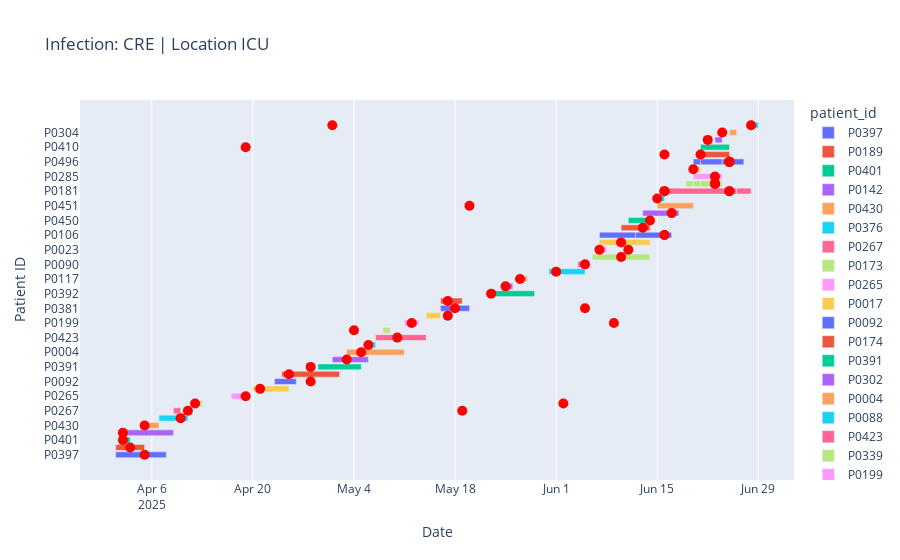

The notebook cell this image was saved under:
### Code cell
import plotly.express as px
import plotly.graph_objects as go

def plot_patient_stays_with_tests(df, infection, location):
    # Filter
    filtered = df[(df['infection'] == infection) & (df['location'] == location)].copy()
    filtered.sort_values("ward_in_time", inplace=True)
    
    # Create GANTT bars
    fig = px.timeline(
    filtered,
    x_start="ward_in_time",
    x_end="ward_out_time",
    y="patient_id",
    color="patient_id",
    title=f"Infection: {infection} | Location {location}",
    )
    
    fig.update_yaxes(autorange="reversed") # earliest patient first
    
    # Add dots for test collection dates
    for _, row in filtered.iterrows():
        fig.add_trace(go.Scatter(
            x=[row['collection_date']],
            y=[row['patient_id']],
            mode='markers',
            marker=dict(color='red', size=10),
            name='Positive Test',
            showlegend=False,
        ))
        
    fig.update_layout(
        xaxis_title="Date",
        yaxis_title="Patient ID",
        height=400 + 40 * len(filtered),
    )
    
    fig.show()

plot_patient_stays_with_tests(df, infection="CRE", location="ICU")

### Figure 1 — Plotly figure (JSON) as saved in the notebook; plotly's stock layout.template omitted (floating-point values rounded to 4 significant figures)
{"data": [{"alignmentgroup": "True", "base": ["2025-04-01T00:00:00"], "hovertemplate": "patient_id=%{y}<br>ward_in_time=%{base}<br>ward_out_time=%{x}<extra></extra>", "legendgroup": "P0397", "marker": {"color": "#636efa", "pattern": {"shape": ""}}, "name": "P0397", "offsetgroup": "P0397", "orientation": "h", "showlegend": true, "textposition": "auto", "type": "bar", "x": [604800000], "xaxis": "x", "y": ["P0397"], "yaxis": "y"}, {"alignmentgroup": "True", "base": ["2025-04-01T00:00:00"], "hovertemplate": "patient_id=%{y}<br>ward_in_time=%{base}<br>ward_out_time=%{x}<extra></extra>", "legendgroup": "P0189", "marker": {"color": "#EF553B", "pattern": {"shape": ""}}, "name": "P0189", "offsetgroup": "P0189", "orientation": "h", "showlegend": true, "textposition": "auto", "type": "bar", "x": [345600000], "xaxis": "x", "y": ["P0189"], "yaxis": "y"}, {"alignmentgroup": "True", "base": ["2025-04-02T00:00:00"], "hovertemplate": "patient_id=%{y}<br>ward_in_time=%{base}<br>ward_out_time=%{x}<extra></extra>", "legendgroup": "P0401", "marker": {"color": "#00cc96", "pattern": {"shape": ""}}, "name": "P0401", "offsetgroup": "P0401", "orientation": "h", "showlegend": true, "textposition": "auto", "type": "bar", "x": [86400000], "xaxis": "x", "y": ["P0401"], "yaxis": "y"}, {"alignmentgroup": "True", "base": ["2025-04-02T00:00:00"], "hovertemplate": "patient_id=%{y}<br>ward_in_time=%{base}<br>ward_out_time=%{x}<extra></extra>", "legendgroup": "P0142", "marker": {"color": "#ab63fa", "pattern": {"shape": ""}}, "name": "P0142", "offsetgroup": "P0142", "orientation": "h", "showlegend": true, "textposition": "auto", "type": "bar", "x": [604800000], "xaxis": "x", "y": ["P0142"], "yaxis": "y"}, {"alignmentgroup": "True", "base": ["2025-04-05T00:00:00"], "hovertemplate": "patient_id=%{y}<br>ward_in_time=%{base}<br>ward_out_time=%{x}<extra></extra>", "legendgroup": "P0430", "marker": {"color": "#FFA15A", "pattern": {"shape": ""}}, "name": "P0430", "offsetgroup": "P0430", "orientation": "h", "showlegend": true, "textposition": "auto", "type": "bar", "x": [172800000], "xaxis": "x", "y": ["P0430"], "yaxis": "y"}, {"alignmentgroup": "True", "base": ["2025-04-07T00:00:00"], "hovertemplate": "patient_id=%{y}<br>ward_in_time=%{base}<br>ward_out_time=%{x}<extra></extra>", "legendgroup": "P0376", "marker": {"color": "#19d3f3", "pattern": {"shape": ""}}, "name": "P0376", "offsetgroup": "P0376", "orientation": "h", "showlegend": true, "textposition": "auto", "type": "bar", "x": [345600000], "xaxis": "x", "y": ["P0376"], "yaxis": "y"}, {"alignmentgroup": "True", "base": ["2025-04-09T00:00:00", "2025-04-09T00:00:00"], "hovertemplate": "patient_id=%{y}<br>ward_in_time=%{base}<br>ward_out_time=%{x}<extra></extra>", "legendgroup": "P0267", "marker": {"color": "#FF6692", "pattern": {"shape": ""}}, "name": "P0267", "offsetgroup": "P0267", "orientation": "h", "showlegend": true, "textposition": "auto", "type": "bar", "x": [86400000, 86400000], "xaxis": "x", "y": ["P0267", "P0267"], "yaxis": "y"}, {"alignmentgroup": "True", "base": ["2025-04-12T00:00:00", "2025-04-12T00:00:00"], "hovertemplate": "patient_id=%{y}<br>ward_in_time=%{base}<br>ward_out_time=%{x}<extra></extra>", "legendgroup": "P0173", "marker": {"color": "#B6E880", "pattern": {"shape": ""}}, "name": "P0173", "offsetgroup": "P0173", "orientation": "h", "showlegend": true, "textposition": "auto", "type": "bar", "x": [86400000, 86400000], "xaxis": "x", "y": ["P0173", "P0173"], "yaxis": "y"}, {"alignmentgroup": "True", "base": ["2025-04-17T00:00:00"], "hovertemplate": "patient_id=%{y}<br>ward_in_time=%{base}<br>ward_out_time=%{x}<extra></extra>", "legendgroup": "P0265", "marker": {"color": "#FF97FF", "pattern": {"shape": ""}}, "name": "P0265", "offsetgroup": "P0265", "orientation": "h", "showlegend": true, "textposition": "auto", "type": "bar", "x": [172800000], "xaxis": "x", "y": ["P0265"], "yaxis": "y"}, {"alignmentgroup": "True", "base": ["2025-04-20T00:00:00"], "hovertemplate": "patient_id=%{y}<br>ward_in_time=%{base}<br>ward_out_time=%{x}<extra></extra>", "legendgroup": "P0017", "marker": {"color": "#FECB52", "pattern": {"shape": ""}}, "name": "P0017", "offsetgroup": "P0017", "orientation": "h", "showlegend": true, "textposition": "auto", "type": "bar", "x": [432000000], "xaxis": "x", "y": ["P0017"], "yaxis": "y"}, {"alignmentgroup": "True", "base": ["2025-04-23T00:00:00"], "hovertemplate": "patient_id=%{y}<br>ward_in_time=%{base}<br>ward_out_time=%{x}<extra></extra>", "legendgroup": "P0092", "marker": {"color": "#636efa", "pattern": {"shape": ""}}, "name": "P0092", "offsetgroup": "P0092", "orientation": "h", "showlegend": true, "textposition": "auto", "type": "bar", "x": [259200000], "xaxis": "x", "y": ["P0092"], "yaxis": "y"}, {"alignmentgroup": "True", "base": ["2025-04-24T00:00:00"], "hovertemplate": "patient_id=%{y}<br>ward_in_time=%{base}<br>ward_out_time=%{x}<extra></extra>", "legendgroup": "P0174", "marker": {"color": "#EF553B", "pattern": {"shape": ""}}, "name": "P0174", "offsetgroup": "P0174", "orientation": "h", "showlegend": true, "textposition": "auto", "type": "bar", "x": [691200000], "xaxis": "x", "y": ["P0174"], "yaxis": "y"}, {"alignmentgroup": "True", "base": ["2025-04-29T00:00:00"], "hovertemplate": "patient_id=%{y}<br>ward_in_time=%{base}<br>ward_out_time=%{x}<extra></extra>", "legendgroup": "P0391", "marker": {"color": "#00cc96", "pattern": {"shape": ""}}, "name": "P0391", "offsetgroup": "P0391", "orientation": "h", "showlegend": true, "textposition": "auto", "type": "bar", "x": [518400000], "xaxis": "x", "y": ["P0391"], "yaxis": "y"}, {"alignmentgroup": "True", "base": ["2025-05-01T00:00:00"], "hovertemplate": "patient_id=%{y}<br>ward_in_time=%{base}<br>ward_out_time=%{x}<extra></extra>", "legendgroup": "P0302", "marker": {"color": "#ab63fa", "pattern": {"shape": ""}}, "name": "P0302", "offsetgroup": "P0302", "orientation": "h", "showlegend": true, "textposition": "auto", "type": "bar", "x": [432000000], "xaxis": "x", "y": ["P0302"], "yaxis": "y"}, {"alignmentgroup": "True", "base": ["2025-05-03T00:00:00"], "hovertemplate": "patient_id=%{y}<br>ward_in_time=%{base}<br>ward_out_time=%{x}<extra></extra>", "legendgroup": "P0004", "marker": {"color": "#FFA15A", "pattern": {"shape": ""}}, "name": "P0004", "offsetgroup": "P0004", "orientation": "h", "showlegend": true, "textposition": "auto", "type": "bar", "x": [691200000], "xaxis": "x", "y": ["P0004"], "yaxis": "y"}, {"alignmentgroup": "True", "base": ["2025-05-06T00:00:00"], "hovertemplate": "patient_id=%{y}<br>ward_in_time=%{base}<br>ward_out_time=%{x}<extra></extra>", "legendgroup": "P0088", "marker": {"color": "#19d3f3", "pattern": {"shape": ""}}, "name": "P0088", "offsetgroup": "P0088", "orientation": "h", "showlegend": true, "textposition": "auto", "type": "bar", "x": [86400000], "xaxis": "x", "y": ["P0088"], "yaxis": "y"}, {"alignmentgroup": "True", "base": ["2025-05-07T00:00:00"], "hovertemplate": "patient_id=%{y}<br>ward_in_time=%{base}<br>ward_out_time=%{x}<extra></extra>", "legendgroup": "P0423", "marker": {"color": "#FF6692", "pattern": {"shape": ""}}, "name": "P0423", "offsetgroup": "P0423", "orientation": "h", "showlegend": true, "textposition": "auto", "type": "bar", "x": [604800000], "xaxis": "x", "y": ["P0423"], "yaxis": "y"}, {"alignmentgroup": "True", "base": ["2025-05-08T00:00:00"], "hovertemplate": "patient_id=%{y}<br>ward_in_time=%{base}<br>ward_out_time=%{x}<extra></extra>", "legendgroup": "P0339", "marker": {"color": "#B6E880", "pattern": {"shape": ""}}, "name": "P0339", "offsetgroup": "P0339", "orientation": "h", "showlegend": true, "textposition": "auto", "type": "bar", "x": [86400000], "xaxis": "x", "y": ["P0339"], "yaxis": "y"}, {"alignmentgroup": "True", "base": ["2025-05-11T00:00:00", "2025-05-11T00:00:00"], "hovertemplate": "patient_id=%{y}<br>ward_in_time=%{base}<br>ward_out_time=%{x}<extra></extra>", "legendgroup": "P0199", "marker": {"color": "#FF97FF", "pattern": {"shape": ""}}, "name": "P0199", "offsetgroup": "P0199", "orientation": "h", "showlegend": true, "textposition": "auto", "type": "bar", "x": [172800000, 172800000], "xaxis": "x", "y": ["P0199", "P0199"], "yaxis": "y"}, {"alignmentgroup": "True", "base": ["2025-05-14T00:00:00"], "hovertemplate": "patient_id=%{y}<br>ward_in_time=%{base}<br>ward_out_time=%{x}<extra></extra>", "legendgroup": "P0325", "marker": {"color": "#FECB52", "pattern": {"shape": ""}}, "name": "P0325", "offsetgroup": "P0325", "orientation": "h", "showlegend": true, "textposition": "auto", "type": "bar", "x": [172800000], "xaxis": "x", "y": ["P0325"], "yaxis": "y"}, {"alignmentgroup": "True", "base": ["2025-05-16T00:00:00", "2025-05-16T00:00:00"], "hovertemplate": "patient_id=%{y}<br>ward_in_time=%{base}<br>ward_out_time=%{x}<extra></extra>", "legendgroup": "P0381", "marker": {"color": "#636efa", "pattern": {"shape": ""}}, "name": "P0381", "offsetgroup": "P0381", "orientation": "h", "showlegend": true, "textposition": "auto", "type": "bar", "x": [345600000, 345600000], "xaxis": "x", "y": ["P0381", "P0381"], "yaxis": "y"}, {"alignmentgroup": "True", "base": ["2025-05-16T00:00:00"], "hovertemplate": "patient_id=%{y}<br>ward_in_time=%{base}<br>ward_out_time=%{x}<extra></extra>", "legendgroup": "P0463", "marker": {"color": "#EF553B", "pattern": {"shape": ""}}, "name": "P0463", "offsetgroup": "P0463", "orientation": "h", "showlegend": true, "textposition": "auto", "type": "bar", "x": [259200000], "xaxis": "x", "y": ["P0463"], "yaxis": "y"}, {"alignmentgroup": "True", "base": ["2025-05-23T00:00:00"], "hovertemplate": "patient_id=%{y}<br>ward_in_time=%{base}<br>ward_out_time=%{x}<extra></extra>", "legendgroup": "P0392", "marker": {"color": "#00cc96", "pattern": {"shape": ""}}, "name": "P0392", "offsetgroup": "P0392", "orientation": "h", "showlegend": true, "textposition": "auto", "type": "bar", "x": [518400000], "xaxis": "x", "y": ["P0392"], "yaxis": "y"}, {"alignmentgroup": "True", "base": ["2025-05-25T00:00:00"], "hovertemplate": "patient_id=%{y}<br>ward_in_time=%{base}<br>ward_out_time=%{x}<extra></extra>", "legendgroup": "P0387", "marker": {"color": "#ab63fa", "pattern": {"shape": ""}}, "name": "P0387", "offsetgroup": "P0387", "orientation": "h", "showlegend": true, "textposition": "auto", "type": "bar", "x": [86400000], "xaxis": "x", "y": ["P0387"], "yaxis": "y"}, {"alignmentgroup": "True", "base": ["2025-05-27T00:00:00"], "hovertemplate": "patient_id=%{y}<br>ward_in_time=%{base}<br>ward_out_time=%{x}<extra></extra>", "legendgroup": "P0117", "marker": {"color": "#FFA15A", "pattern": {"shape": ""}}, "name": "P0117", "offsetgroup": "P0117", "orientation": "h", "showlegend": true, "textposition": "auto", "type": "bar", "x": [86400000], "xaxis": "x", "y": ["P0117"], "yaxis": "y"}, {"alignmentgroup": "True", "base": ["2025-05-31T00:00:00"], "hovertemplate": "patient_id=%{y}<br>ward_in_time=%{base}<br>ward_out_time=%{x}<extra></extra>", "legendgroup": "P0460", "marker": {"color": "#19d3f3", "pattern": {"shape": ""}}, "name": "P0460", "offsetgroup": "P0460", "orientation": "h", "showlegend": true, "textposition": "auto", "type": "bar", "x": [432000000], "xaxis": "x", "y": ["P0460"], "yaxis": "y"}, {"alignmentgroup": "True", "base": ["2025-06-04T00:00:00"], "hovertemplate": "patient_id=%{y}<br>ward_in_time=%{base}<br>ward_out_time=%{x}<extra></extra>", "legendgroup": "P0090", "marker": {"color": "#FF6692", "pattern": {"shape": ""}}, "name": "P0090", "offsetgroup": "P0090", "orientation": "h", "showlegend": true, "textposition": "auto", "type": "bar", "x": [86400000], "xaxis": "x", "y": ["P0090"], "yaxis": "y"}, {"alignmentgroup": "True", "base": ["2025-06-06T00:00:00"], "hovertemplate": "patient_id=%{y}<br>ward_in_time=%{base}<br>ward_out_time=%{x}<extra></extra>", "legendgroup": "P0360", "marker": {"color": "#B6E880", "pattern": {"shape": ""}}, "name": "P0360", "offsetgroup": "P0360", "orientation": "h", "showlegend": true, "textposition": "auto", "type": "bar", "x": [691200000], "xaxis": "x", "y": ["P0360"], "yaxis": "y"}, {"alignmentgroup": "True", "base": ["2025-06-07T00:00:00", "2025-06-07T00:00:00"], "hovertemplate": "patient_id=%{y}<br>ward_in_time=%{base}<br>ward_out_time=%{x}<extra></extra>", "legendgroup": "P0023", "marker": {"color": "#FF97FF", "pattern": {"shape": ""}}, "name": "P0023", "offsetgroup": "P0023", "orientation": "h", "showlegend": true, "textposition": "auto", "type": "bar", "x": [86400000, 86400000], "xaxis": "x", "y": ["P0023", "P0023"], "yaxis": "y"}, {"alignmentgroup": "True", "base": ["2025-06-07T00:00:00"], "hovertemplate": "patient_id=%{y}<br>ward_in_time=%{base}<br>ward_out_time=%{x}<extra></extra>", "legendgroup": "P0251", "marker": {"color": "#FECB52", "pattern": {"shape": ""}}, "name": "P0251", "offsetgroup": "P0251", "orientation": "h", "showlegend": true, "textposition": "auto", "type": "bar", "x": [604800000], "xaxis": "x", "y": ["P0251"], "yaxis": "y"}, {"alignmentgroup": "True", "base": ["2025-06-07T00:00:00", "2025-06-12T00:00:00"], "hovertemplate": "patient_id=%{y}<br>ward_in_time=%{base}<br>ward_out_time=%{x}<extra></extra>", "legendgroup": "P0106", "marker": {"color": "#636efa", "pattern": {"shape": ""}}, "name": "P0106", "offsetgroup": "P0106", "orientation": "h", "showlegend": true, "textposition": "auto", "type": "bar", "x": [432000000, 432000000], "xaxis": "x", "y": ["P0106", "P0106"], "yaxis": "y"}, {"alignmentgroup": "True", "base": ["2025-06-10T00:00:00"], "hovertemplate": "patient_id=%{y}<br>ward_in_time=%{base}<br>ward_out_time=%{x}<extra></extra>", "legendgroup": "P0193", "marker": {"color": "#EF553B", "pattern": {"shape": ""}}, "name": "P0193", "offsetgroup": "P0193", "orientation": "h", "showlegend": true, "textposition": "auto", "type": "bar", "x": [345600000], "xaxis": "x", "y": ["P0193"], "yaxis": "y"}, {"alignmentgroup": "True", "base": ["2025-06-11T00:00:00"], "hovertemplate": "patient_id=%{y}<br>ward_in_time=%{base}<br>ward_out_time=%{x}<extra></extra>", "legendgroup": "P0450", "marker": {"color": "#00cc96", "pattern": {"shape": ""}}, "name": "P0450", "offsetgroup": "P0450", "orientation": "h", "showlegend": true, "textposition": "auto", "type": "bar", "x": [259200000], "xaxis": "x", "y": ["P0450"], "yaxis": "y"}, {"alignmentgroup": "True", "base": ["2025-06-13T00:00:00"], "hovertemplate": "patient_id=%{y}<br>ward_in_time=%{base}<br>ward_out_time=%{x}<extra></extra>", "legendgroup": "P0121", "marker": {"color": "#ab63fa", "pattern": {"shape": ""}}, "name": "P0121", "offsetgroup": "P0121", "orientation": "h", "showlegend": true, "textposition": "auto", "type": "bar", "x": [432000000], "xaxis": "x", "y": ["P0121"], "yaxis": "y"}, {"alignmentgroup": "True", "base": ["2025-06-15T00:00:00"], "hovertemplate": "patient_id=%{y}<br>ward_in_time=%{base}<br>ward_out_time=%{x}<extra></extra>", "legendgroup": "P0451", "marker": {"color": "#FFA15A", "pattern": {"shape": ""}}, "name": "P0451", "offsetgroup": "P0451", "orientation": "h", "showlegend": true, "textposition": "auto", "type": "bar", "x": [432000000], "xaxis": "x", "y": ["P0451"], "yaxis": "y"}, {"alignmentgroup": "True", "base": ["2025-06-15T00:00:00"], "hovertemplate": "patient_id=%{y}<br>ward_in_time=%{base}<br>ward_out_time=%{x}<extra></extra>", "legendgroup": "P0499", "marker": {"color": "#19d3f3", "pattern": {"shape": ""}}, "name": "P0499", "offsetgroup": "P0499", "orientation": "h", "showlegend": true, "textposition": "auto", "type": "bar", "x": [86400000], "xaxis": "x", "y": ["P0499"], "yaxis": "y"}, {"alignmentgroup": "True", "base": ["2025-06-16T00:00:00", "2025-06-16T00:00:00", "2025-06-26T00:00:00", "2025-06-26T00:00:00"], "hovertemplate": "patient_id=%{y}<br>ward_in_time=%{base}<br>ward_out_time=%{x}<extra></extra>", "legendgroup": "P0181", "marker": {"color": "#FF6692", "pattern": {"shape": ""}}, "name": "P0181", "offsetgroup": "P0181", "orientation": "h", "showlegend": true, "textposition": "auto", "type": "bar", "x": [864000000, 864000000, 172800000, 172800000], "xaxis": "x", "y": ["P0181", "P0181", "P0181", "P0181"], "yaxis": "y"}, {"alignmentgroup": "True", "base": ["2025-06-19T00:00:00", "2025-06-20T00:00:00", "2025-06-21T00:00:00"], "hovertemplate": "patient_id=%{y}<br>ward_in_time=%{base}<br>ward_out_time=%{x}<extra></extra>", "legendgroup": "P0449", "marker": {"color": "#B6E880", "pattern": {"shape": ""}}, "name": "P0449", "offsetgroup": "P0449", "orientation": "h", "showlegend": true, "textposition": "auto", "type": "bar", "x": [86400000, 86400000, 259200000], "xaxis": "x", "y": ["P0449", "P0449", "P0449"], "yaxis": "y"}, {"alignmentgroup": "True", "base": ["2025-06-20T00:00:00"], "hovertemplate": "patient_id=%{y}<br>ward_in_time=%{base}<br>ward_out_time=%{x}<extra></extra>", "legendgroup": "P0285", "marker": {"color": "#FF97FF", "pattern": {"shape": ""}}, "name": "P0285", "offsetgroup": "P0285", "orientation": "h", "showlegend": true, "textposition": "auto", "type": "bar", "x": [345600000], "xaxis": "x", "y": ["P0285"], "yaxis": "y"}, {"alignmentgroup": "True", "base": ["2025-06-20T00:00:00"], "hovertemplate": "patient_id=%{y}<br>ward_in_time=%{base}<br>ward_out_time=%{x}<extra></extra>", "legendgroup": "P0164", "marker": {"color": "#FECB52", "pattern": {"shape": ""}}, "name": "P0164", "offsetgroup": "P0164", "orientation": "h", "showlegend": true, "textposition": "auto", "type": "bar", "x": [86400000], "xaxis": "x", "y": ["P0164"], "yaxis": "y"}, {"alignmentgroup": "True", "base": ["2025-06-20T00:00:00", "2025-06-21T00:00:00", "2025-06-24T00:00:00"], "hovertemplate": "patient_id=%{y}<br>ward_in_time=%{base}<br>ward_out_time=%{x}<extra></extra>", "legendgroup": "P0496", "marker": {"color": "#636efa", "pattern": {"shape": ""}}, "name": "P0496", "offsetgroup": "P0496", "orientation": "h", "showlegend": true, "textposition": "auto", "type": "bar", "x": [86400000, 259200000, 259200000], "xaxis": "x", "y": ["P0496", "P0496", "P0496"], "yaxis": "y"}, {"alignmentgroup": "True", "base": ["2025-06-21T00:00:00", "2025-06-21T00:00:00"], "hovertemplate": "patient_id=%{y}<br>ward_in_time=%{base}<br>ward_out_time=%{x}<extra></extra>", "legendgroup": "P0252", "marker": {"color": "#EF553B", "pattern": {"shape": ""}}, "name": "P0252", "offsetgroup": "P0252", "orientation": "h", "showlegend": true, "textposition": "auto", "type": "bar", "x": [345600000, 345600000], "xaxis": "x", "y": ["P0252", "P0252"], "yaxis": "y"}, {"alignmentgroup": "True", "base": ["2025-06-21T00:00:00"], "hovertemplate": "patient_id=%{y}<br>ward_in_time=%{base}<br>ward_out_time=%{x}<extra></extra>", "legendgroup": "P0410", "marker": {"color": "#00cc96", "pattern": {"shape": ""}}, "name": "P0410", "offsetgroup": "P0410", "orientation": "h", "showlegend": true, "textposition": "auto", "type": "bar", "x": [345600000], "xaxis": "x", "y": ["P0410"], "yaxis": "y"}, {"alignmentgroup": "True", "base": ["2025-06-23T00:00:00"], "hovertemplate": "patient_id=%{y}<br>ward_in_time=%{base}<br>ward_out_time=%{x}<extra></extra>", "legendgroup": "P0028", "marker": {"color": "#ab63fa", "pattern": {"shape": ""}}, "name": "P0028", "offsetgroup": "P0028", "orientation": "h", "showlegend": true, "textposition": "auto", "type": "bar", "x": [86400000], "xaxis": "x", "y": ["P0028"], "yaxis": "y"}, {"alignmentgroup": "True", "base": ["2025-06-25T00:00:00"], "hovertemplate": "patient_id=%{y}<br>ward_in_time=%{base}<br>ward_out_time=%{x}<extra></extra>", "legendgroup": "P0304", "marker": {"color": "#FFA15A", "pattern": {"shape": ""}}, "name": "P0304", "offsetgroup": "P0304", "orientation": "h", "showlegend": true, "textposition": "auto", "type": "bar", "x": [86400000], "xaxis": "x", "y": ["P0304"], "yaxis": "y"}, {"alignmentgroup": "True", "base": ["2025-06-28T00:00:00", "2025-06-28T00:00:00"], "hovertemplate": "patient_id=%{y}<br>ward_in_time=%{base}<br>ward_out_time=%{x}<extra></extra>", "legendgroup": "P0147", "marker": {"color": "#19d3f3", "pattern": {"shape": ""}}, "name": "P0147", "offsetgroup": "P0147", "orientation": "h", "showlegend": true, "textposition": "auto", "type": "bar", "x": [86400000, 86400000], "xaxis": "x", "y": ["P0147", "P0147"], "yaxis": "y"}, {"marker": {"color": "red", "size": 10}, "mode": "markers", "name": "Positive Test", "showlegend": false, "type": "scatter", "x": ["2025-04-05T00:00:00"], "y": ["P0397"]}, {"marker": {"color": "red", "size": 10}, "mode": "markers", "name": "Positive Test", "showlegend": false, "type": "scatter", "x": ["2025-04-03T00:00:00"], "y": ["P0189"]}, {"marker": {"color": "red", "size": 10}, "mode": "markers", "name": "Positive Test", "showlegend": false, "type": "scatter", "x": ["2025-04-02T00:00:00"], "y": ["P0401"]}, {"marker": {"color": "red", "size": 10}, "mode": "markers", "name": "Positive Test", "showlegend": false, "type": "scatter", "x": ["2025-04-02T00:00:00"], "y": ["P0142"]}, {"marker": {"color": "red", "size": 10}, "mode": "markers", "name": "Positive Test", "showlegend": false, "type": "scatter", "x": ["2025-04-05T00:00:00"], "y": ["P0430"]}, {"marker": {"color": "red", "size": 10}, "mode": "markers", "name": "Positive Test", "showlegend": false, "type": "scatter", "x": ["2025-04-10T00:00:00"], "y": ["P0376"]}, {"marker": {"color": "red", "size": 10}, "mode": "markers", "name": "Positive Test", "showlegend": false, "type": "scatter", "x": ["2025-05-19T00:00:00"], "y": ["P0267"]}, {"marker": {"color": "red", "size": 10}, "mode": "markers", "name": "Positive Test", "showlegend": false, "type": "scatter", "x": ["2025-04-11T00:00:00"], "y": ["P0267"]}, {"marker": {"color": "red", "size": 10}, "mode": "markers", "name": "Positive Test", "showlegend": false, "type": "scatter", "x": ["2025-06-02T00:00:00"], "y": ["P0173"]}, {"marker": {"color": "red", "size": 10}, "mode": "markers", "name": "Positive Test", "showlegend": false, "type": "scatter", "x": ["2025-04-12T00:00:00"], "y": ["P0173"]}, {"marker": {"color": "red", "size": 10}, "mode": "markers", "name": "Positive Test", "showlegend": false, "type": "scatter", "x": ["2025-04-19T00:00:00"], "y": ["P0265"]}, {"marker": {"color": "red", "size": 10}, "mode": "markers", "name": "Positive Test", "showlegend": false, "type": "scatter", "x": ["2025-04-21T00:00:00"], "y": ["P0017"]}, {"marker": {"color": "red", "size": 10}, "mode": "markers", "name": "Positive Test", "showlegend": false, "type": "scatter", "x": ["2025-04-28T00:00:00"], "y": ["P0092"]}, {"marker": {"color": "red", "size": 10}, "mode": "markers", "name": "Positive Test", "showlegend": false, "type": "scatter", "x": ["2025-04-25T00:00:00"], "y": ["P0174"]}, {"marker": {"color": "red", "size": 10}, "mode": "markers", "name": "Positive Test", "showlegend": false, "type": "scatter", "x": ["2025-04-28T00:00:00"], "y": ["P0391"]}, {"marker": {"color": "red", "size": 10}, "mode": "markers", "name": "Positive Test", "showlegend": false, "type": "scatter", "x": ["2025-05-03T00:00:00"], "y": ["P0302"]}, {"marker": {"color": "red", "size": 10}, "mode": "markers", "name": "Positive Test", "showlegend": false, "type": "scatter", "x": ["2025-05-05T00:00:00"], "y": ["P0004"]}, {"marker": {"color": "red", "size": 10}, "mode": "markers", "name": "Positive Test", "showlegend": false, "type": "scatter", "x": ["2025-05-06T00:00:00"], "y": ["P0088"]}, {"marker": {"color": "red", "size": 10}, "mode": "markers", "name": "Positive Test", "showlegend": false, "type": "scatter", "x": ["2025-05-10T00:00:00"], "y": ["P0423"]}, {"marker": {"color": "red", "size": 10}, "mode": "markers", "name": "Positive Test", "showlegend": false, "type": "scatter", "x": ["2025-05-04T00:00:00"], "y": ["P0339"]}, {"marker": {"color": "red", "size": 10}, "mode": "markers", "name": "Positive Test", "showlegend": false, "type": "scatter", "x": ["2025-06-09T00:00:00"], "y": ["P0199"]}, {"marker": {"color": "red", "size": 10}, "mode": "markers", "name": "Positive Test", "showlegend": false, "type": "scatter", "x": ["2025-05-12T00:00:00"], "y": ["P0199"]}, {"marker": {"color": "red", "size": 10}, "mode": "markers", "name": "Positive Test", "showlegend": false, "type": "scatter", "x": ["2025-05-17T00:00:00"], "y": ["P0325"]}, {"marker": {"color": "red", "size": 10}, "mode": "markers", "name": "Positive Test", "showlegend": false, "type": "scatter", "x": ["2025-06-05T00:00:00"], "y": ["P0381"]}, {"marker": {"color": "red", "size": 10}, "mode": "markers", "name": "Positive Test", "showlegend": false, "type": "scatter", "x": ["2025-05-18T00:00:00"], "y": ["P0381"]}, {"marker": {"color": "red", "size": 10}, "mode": "markers", "name": "Positive Test", "showlegend": false, "type": "scatter", "x": ["2025-05-17T00:00:00"], "y": ["P0463"]}, {"marker": {"color": "red", "size": 10}, "mode": "markers", "name": "Positive Test", "showlegend": false, "type": "scatter", "x": ["2025-05-23T00:00:00"], "y": ["P0392"]}, {"marker": {"color": "red", "size": 10}, "mode": "markers", "name": "Positive Test", "showlegend": false, "type": "scatter", "x": ["2025-05-25T00:00:00"], "y": ["P0387"]}, {"marker": {"color": "red", "size": 10}, "mode": "markers", "name": "Positive Test", "showlegend": false, "type": "scatter", "x": ["2025-05-27T00:00:00"], "y": ["P0117"]}, {"marker": {"color": "red", "size": 10}, "mode": "markers", "name": "Positive Test", "showlegend": false, "type": "scatter", "x": ["2025-06-01T00:00:00"], "y": ["P0460"]}, {"marker": {"color": "red", "size": 10}, "mode": "markers", "name": "Positive Test", "showlegend": false, "type": "scatter", "x": ["2025-06-05T00:00:00"], "y": ["P0090"]}, {"marker": {"color": "red", "size": 10}, "mode": "markers", "name": "Positive Test", "showlegend": false, "type": "scatter", "x": ["2025-06-10T00:00:00"], "y": ["P0360"]}, {"marker": {"color": "red", "size": 10}, "mode": "markers", "name": "Positive Test", "showlegend": false, "type": "scatter", "x": ["2025-06-07T00:00:00"], "y": ["P0023"]}, {"marker": {"color": "red", "size": 10}, "mode": "markers", "name": "Positive Test", "showlegend": false, "type": "scatter", "x": ["2025-06-10T00:00:00"], "y": ["P0251"]}, {"marker": {"color": "red", "size": 10}, "mode": "markers", "name": "Positive Test", "showlegend": false, "type": "scatter", "x": ["2025-06-11T00:00:00"], "y": ["P0023"]}, {"marker": {"color": "red", "size": 10}, "mode": "markers", "name": "Positive Test", "showlegend": false, "type": "scatter", "x": ["2025-06-16T00:00:00"], "y": ["P0106"]}, {"marker": {"color": "red", "size": 10}, "mode": "markers", "name": "Positive Test", "showlegend": false, "type": "scatter", "x": ["2025-06-13T00:00:00"], "y": ["P0193"]}, {"marker": {"color": "red", "size": 10}, "mode": "markers", "name": "Positive Test", "showlegend": false, "type": "scatter", "x": ["2025-06-14T00:00:00"], "y": ["P0450"]}, {"marker": {"color": "red", "size": 10}, "mode": "markers", "name": "Positive Test", "showlegend": false, "type": "scatter", "x": ["2025-06-16T00:00:00"], "y": ["P0106"]}, {"marker": {"color": "red", "size": 10}, "mode": "markers", "name": "Positive Test", "showlegend": false, "type": "scatter", "x": ["2025-06-17T00:00:00"], "y": ["P0121"]}, {"marker": {"color": "red", "size": 10}, "mode": "markers", "name": "Positive Test", "showlegend": false, "type": "scatter", "x": ["2025-05-20T00:00:00"], "y": ["P0451"]}, {"marker": {"color": "red", "size": 10}, "mode": "markers", "name": "Positive Test", "showlegend": false, "type": "scatter", "x": ["2025-06-15T00:00:00"], "y": ["P0499"]}, {"marker": {"color": "red", "size": 10}, "mode": "markers", "name": "Positive Test", "showlegend": false, "type": "scatter", "x": ["2025-06-25T00:00:00"], "y": ["P0181"]}, {"marker": {"color": "red", "size": 10}, "mode": "markers", "name": "Positive Test", "showlegend": false, "type": "scatter", "x": ["2025-06-16T00:00:00"], "y": ["P0181"]}, {"marker": {"color": "red", "size": 10}, "mode": "markers", "name": "Positive Test", "showlegend": false, "type": "scatter", "x": ["2025-06-23T00:00:00"], "y": ["P0449"]}, {"marker": {"color": "red", "size": 10}, "mode": "markers", "name": "Positive Test", "showlegend": false, "type": "scatter", "x": ["2025-06-23T00:00:00"], "y": ["P0449"]}, {"marker": {"color": "red", "size": 10}, "mode": "markers", "name": "Positive Test", "showlegend": false, "type": "scatter", "x": ["2025-06-23T00:00:00"], "y": ["P0285"]}, {"marker": {"color": "red", "size": 10}, "mode": "markers", "name": "Positive Test", "showlegend": false, "type": "scatter", "x": ["2025-06-20T00:00:00"], "y": ["P0164"]}, {"marker": {"color": "red", "size": 10}, "mode": "markers", "name": "Positive Test", "showlegend": false, "type": "scatter", "x": ["2025-06-25T00:00:00"], "y": ["P0496"]}, {"marker": {"color": "red", "size": 10}, "mode": "markers", "name": "Positive Test", "showlegend": false, "type": "scatter", "x": ["2025-06-21T00:00:00"], "y": ["P0252"]}, {"marker": {"color": "red", "size": 10}, "mode": "markers", "name": "Positive Test", "showlegend": false, "type": "scatter", "x": ["2025-04-19T00:00:00"], "y": ["P0410"]}, {"marker": {"color": "red", "size": 10}, "mode": "markers", "name": "Positive Test", "showlegend": false, "type": "scatter", "x": ["2025-06-16T00:00:00"], "y": ["P0252"]}, {"marker": {"color": "red", "size": 10}, "mode": "markers", "name": "Positive Test", "showlegend": false, "type": "scatter", "x": ["2025-06-25T00:00:00"], "y": ["P0496"]}, {"marker": {"color": "red", "size": 10}, "mode": "markers", "name": "Positive Test", "showlegend": false, "type": "scatter", "x": ["2025-06-23T00:00:00"], "y": ["P0449"]}, {"marker": {"color": "red", "size": 10}, "mode": "markers", "name": "Positive Test", "showlegend": false, "type": "scatter", "x": ["2025-06-22T00:00:00"], "y": ["P0028"]}, {"marker": {"color": "red", "size": 10}, "mode": "markers", "name": "Positive Test", "showlegend": false, "type": "scatter", "x": ["2025-06-25T00:00:00"], "y": ["P0496"]}, {"marker": {"color": "red", "size": 10}, "mode": "markers", "name": "Positive Test", "showlegend": false, "type": "scatter", "x": ["2025-06-24T00:00:00"], "y": ["P0304"]}, {"marker": {"color": "red", "size": 10}, "mode": "markers", "name": "Positive Test", "showlegend": false, "type": "scatter", "x": ["2025-06-16T00:00:00"], "y": ["P0181"]}, {"marker": {"color": "red", "size": 10}, "mode": "markers", "name": "Positive Test", "showlegend": false, "type": "scatter", "x": ["2025-06-25T00:00:00"], "y": ["P0181"]}, {"marker": {"color": "red", "size": 10}, "mode": "markers", "name": "Positive Test", "showlegend": false, "type": "scatter", "x": ["2025-05-01T00:00:00"], "y": ["P0147"]}, {"marker": {"color": "red", "size": 10}, "mode": "markers", "name": "Positive Test", "showlegend": false, "type": "scatter", "x": ["2025-06-28T00:00:00"], "y": ["P0147"]}], "layout": {"autosize": true, "barmode": "overlay", "legend": {"title": {"text": "patient_id"}, "tracegroupgap": 0}, "title": {"text": "Infection: CRE | Location ICU"}, "xaxis": {"anchor": "y", "autorange": true, "domain": [0, 1], "range": ["2025-03-26 23:35:27.2727", "2025-07-04 00:24:32.7273"], "title": {"text": "Date"}, "type": "date"}, "yaxis": {"anchor": "x", "autorange": true, "categoryarray": ["P0147", "P0304", "P0028", "P0410", "P0252", "P0496", "P0164", "P0285", "P0449", "P0181", "P0499", "P0451", "P0121", "P0450", "P0193", "P0106", "P0251", "P0023", "P0360", "P0090", "P0460", "P0117", "P0387", "P0392", "P0463", "P0381", "P0325", "P0199", "P0339", "P0423", "P0088", "P0004", "P0302", "P0391", "P0174", "P0092", "P0017", "P0265", "P0173", "P0267", "P0376", "P0430", "P0142", "P0401", "P0189", "P0397"], "categoryorder": "array", "domain": [0, 1], "range": [49.59, -4.59], "title": {"text": "Patient ID"}, "type": "category"}}}
